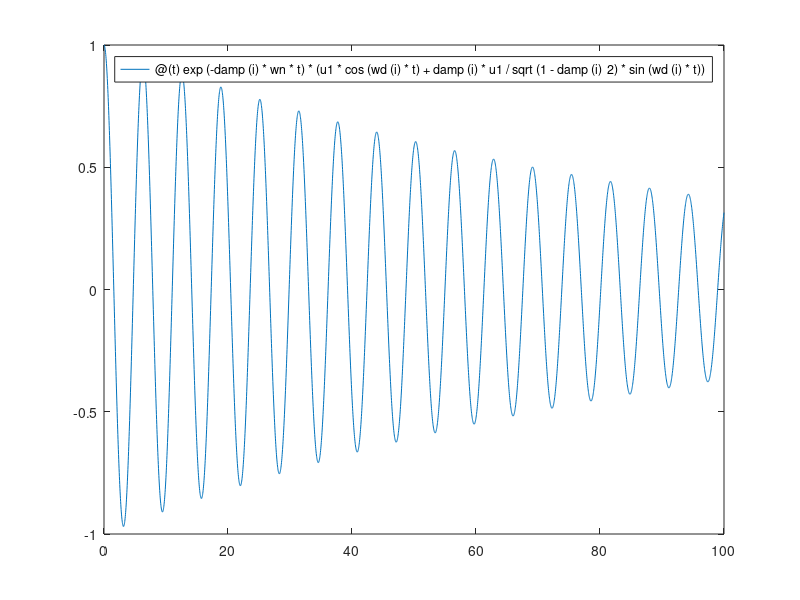
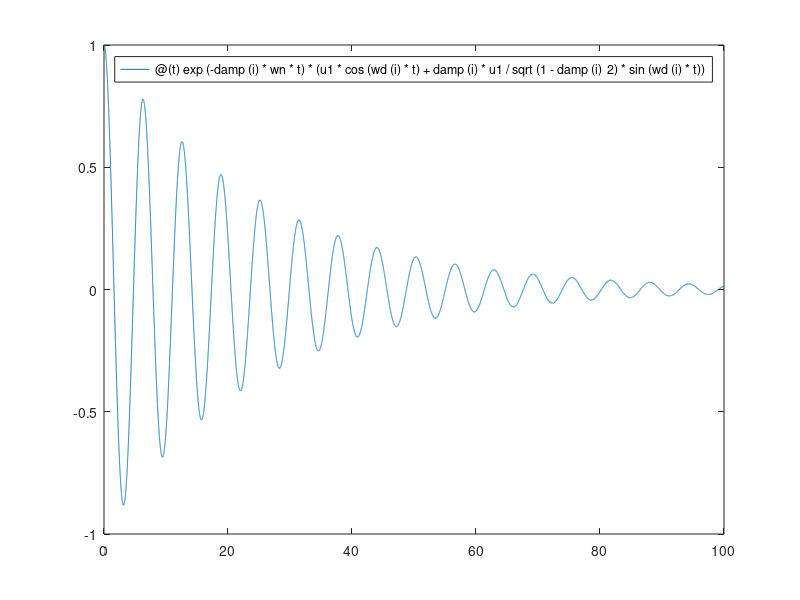
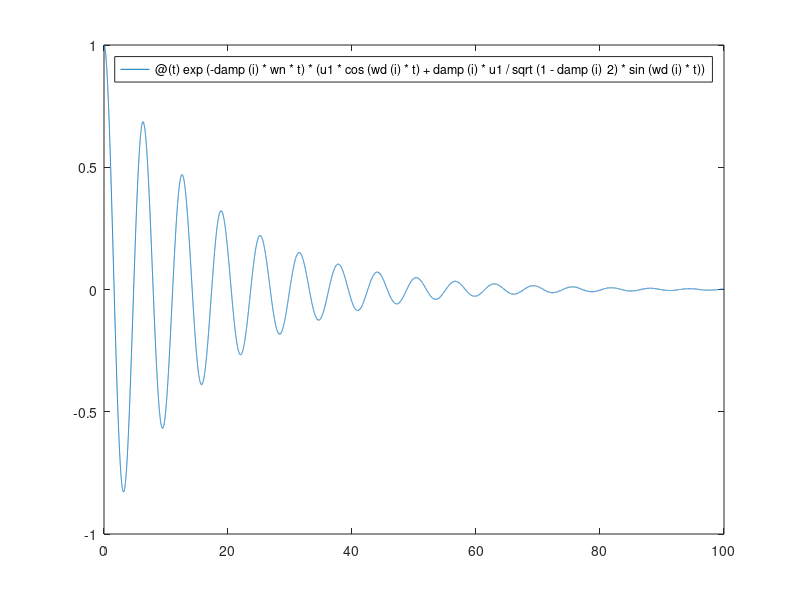

These figures' MATLAB source, in order:
clc;
clear;
k = 1;
m = 1;
damp = [0.01 0.04 0.06]; % damping ratio
wn = sqrt(k/m);
wd = wn*sqrt(1-damp.^2);
u1 = 1;

for i = 1:3
    figure();
    fplot(@(t) exp(-damp(i)*wn*t)*(u1*cos(wd(i)*t)+damp(i)*u1/sqrt(1-damp(i)^2)*sin(wd(i)*t)),[0 100]);
end

